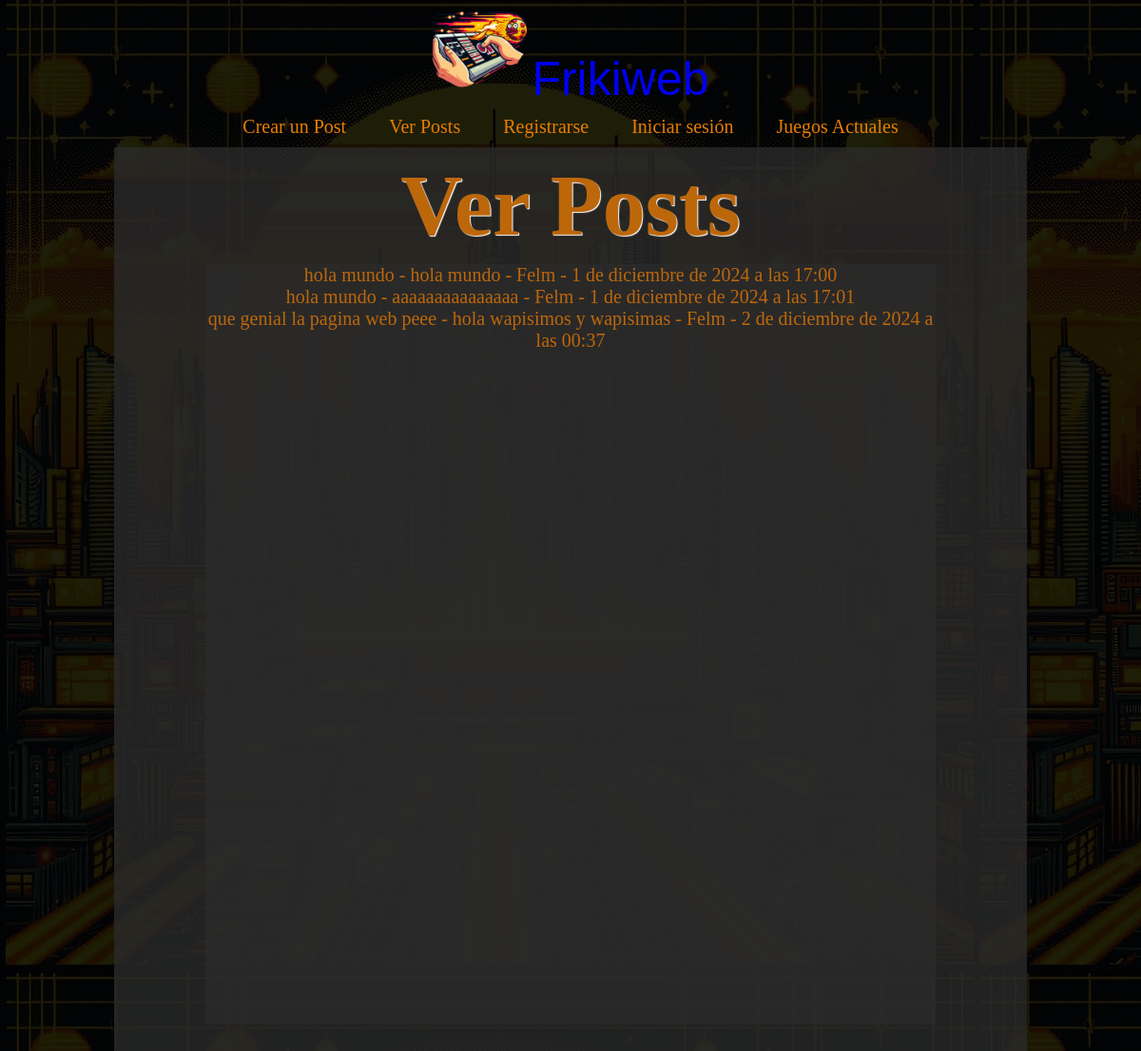
The page /view_posts/ on the database its author committed.
### aplication/models.py (models this page shows, shortened)
class Post(models.Model):
    title = models.CharField(max_length=100)
    content = models.TextField()
    author = models.ForeignKey(User, on_delete=models.CASCADE)
    created_at = models.DateTimeField(auto_now_add=True)

### aplication/views.py (the view)
# urls.py: path('view_posts/', views.view_posts, name='view_posts'),
def view_posts(request):
    posts = Post.objects.all()
    return render(request, 'view_posts.html', {'posts': posts})

### aplication/templates/view_posts.html (shortened to what this page needs)
<html>
    <head>
        {% load static %}
        <link rel="stylesheet" href="{% static 'css/style.css' %}">
    </head>
    <body>
        <nav class="menu">
            <ul>
                <img id="logoPagina" src="{% static 'img/logo foro gaming.png' %}" alt="LogoPagina">
                <a href="{% url 'home' %}" id="foroG" class="bungee-spice-regular">Frikiweb</a>
              <ul>
                <li><a href="{% url 'create_post' %}">Crear un Post</a></li>
                <li><a href="{% url 'view_posts' %}">Ver Posts</a></li>
                <li><a href="{% url 'register' %}">Registrarse</a></li>
                <li><a href="{% url 'login' %}">Iniciar sesión</a></li>
                <li><a href="{% url 'games_news' %}">Juegos Actuales</a></li>
            </ul>
              </ul>
              <section class="main-content", style="
              padding-bottom: 100%"
              >
    <h1>Ver Posts</h1>
    <section class="main-content">
    <ul id="post">
        {% for post in posts %}
            <li>{{ post.title }} - {{ post.content }} - {{ post.author.username }} - {{ post.created_at }}</li>
        {% endfor %}
    </ul>
</body>
</html>

### aplication/static/css/style.css (style rules this page uses)
* { margin:0;padding:0; }
.menu { background-color: #000000e1; }
.menu ul { margin: 0; padding: 0; list-style: none; text-align: center; font-size: 20px; }
.menu ul li { display: inline-block; margin-right: 0px; }
.menu ul li:last-child { margin-right: 0px; }
.menu ul li a { color: rgb(231, 126, 6); text-decoration: none; padding: 10px 20px; display: block; transition: transform 0.3s ease, background-color 0.3s ease; }
.bungee-spice-regular { font-family: "Bungee Spice", sans-serif; font-size: 50px; text-decoration: none; }
body { background-image: url(../img/fondo.jpg); }
#logoPagina { max-width: 100px; }
.main-content { background: #2b2b2bc7; width: 80%; height: 100%; margin: auto; }
.main-content h1 { font-size: 90px; color: #bd670b; padding: 10px 20px; text-shadow: 1px 1px 1px rgb(255, 255, 255); }
.main-content { color: #bd670b; text-align: center; font-size: 40px; }

### rows shown on the page
Post: title "hola mundo", content "hola mundo", author.username "Felm", created_at "1 de diciembre de 2024 a las 17:00"
Post: title "hola mundo", content "aaaaaaaaaaaaaaa", author.username "Felm", created_at "1 de diciembre de 2024 a las 17:01"
Post: title "que genial la pagina web peee", content "hola wapisimos y wapisimas", author.username "Felm", created_at "2 de diciembre de 2024 a las 00:37"
